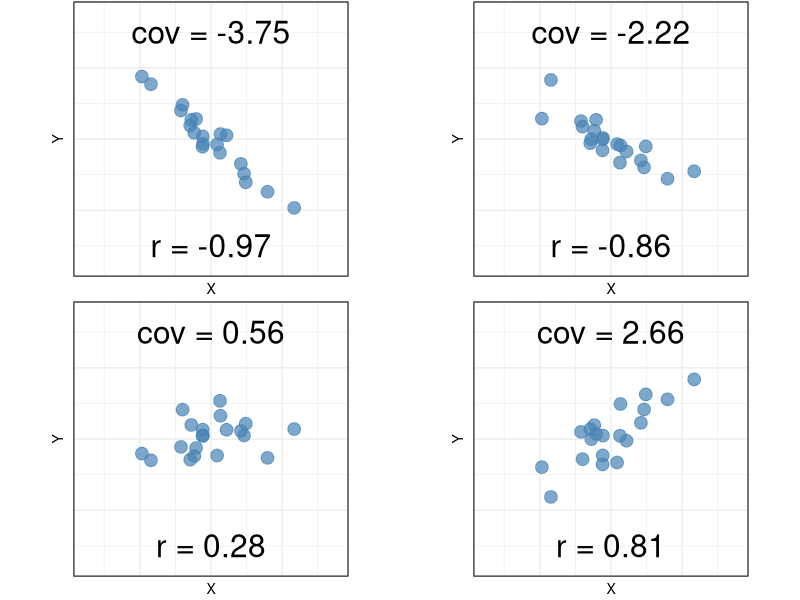
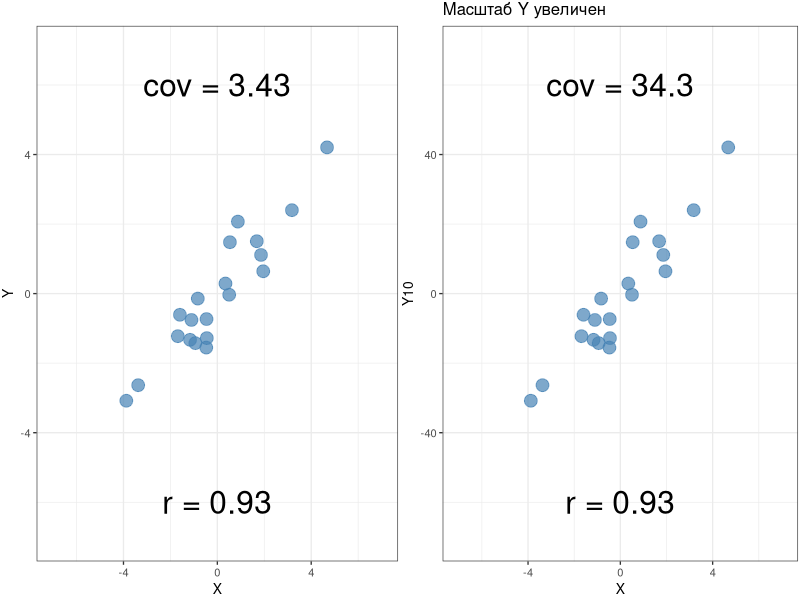
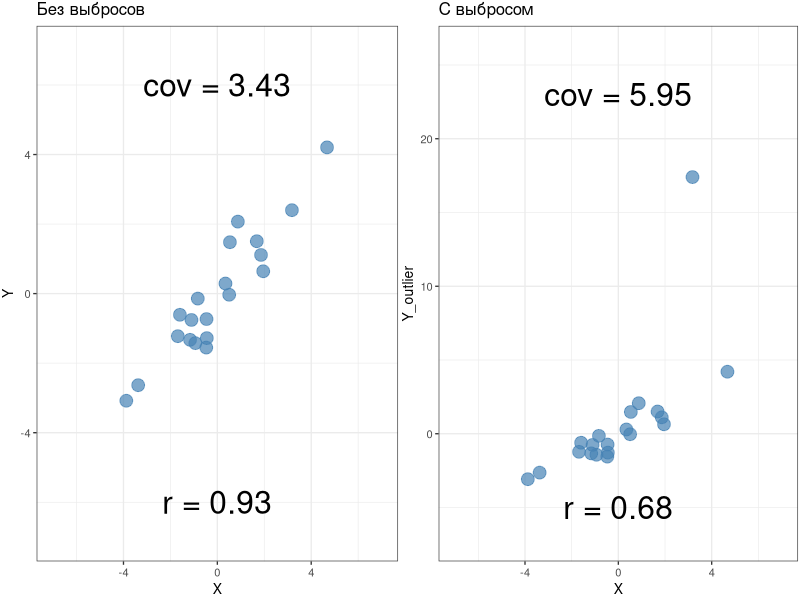
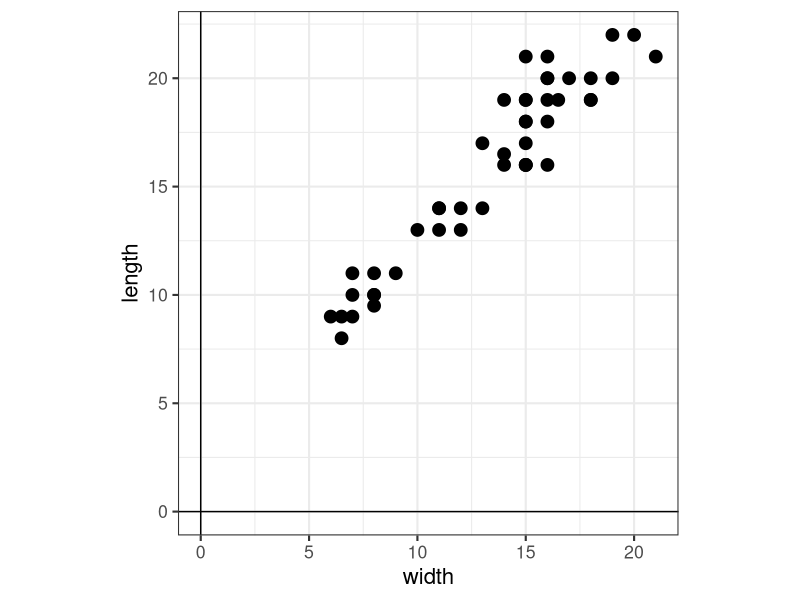
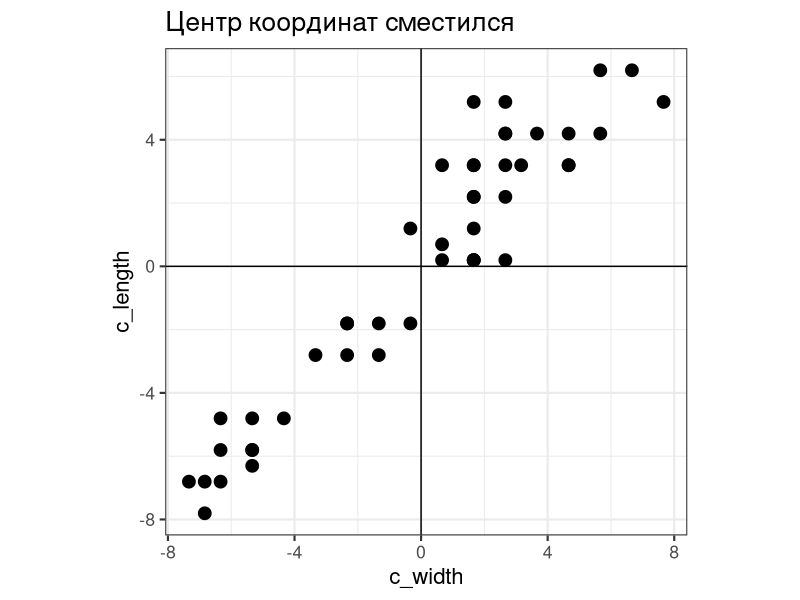
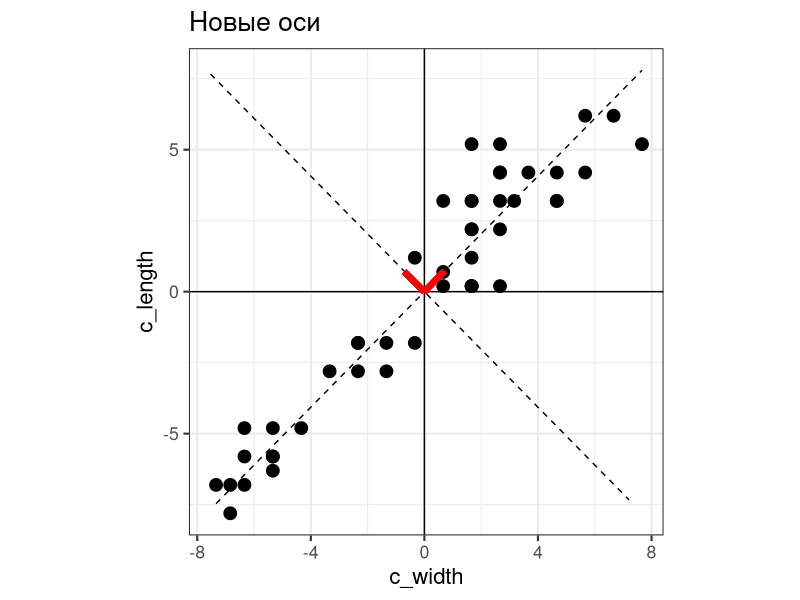
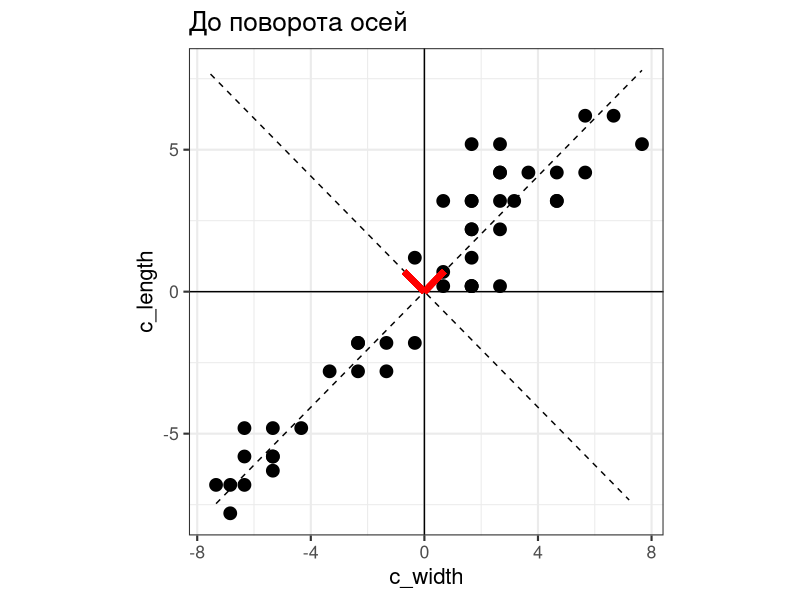
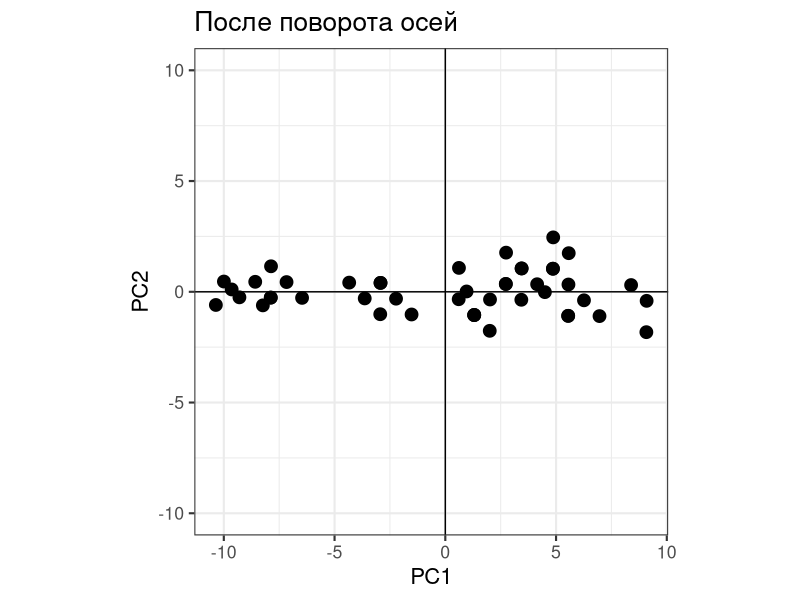

Here is the R script that generated these plots, in order:
## ---- chunk 1
# output options
options(width = 70, scipen = 6, digits = 3)
library(knitr)
# chunk default options
opts_chunk$set(fig.align='center', tidy = FALSE, fig.width = 7, fig.height = 3, warning = FALSE)
## ---- chunk 2
library(ggplot2)
library(grid)
theme_set(theme_bw(base_size = 10) + theme(legend.key = element_blank()))
update_geom_defaults("point", list(shape = 19, size = 4))
library(gridExtra)
## ---- chunk 3
A <- matrix(c( 0,  0, 10,
               0,  5, 0,
               40, 0, 0  ), ncol = 3)
## ---- chunk 4
A %*% t(A)
## ---- chunk 5
normA <-  matrix(c( 0,  0, 1,
                    0,  1, 0,
                    1,  0, 0  ), ncol = 3)
## ---- chunk 6
solve(normA)
## ---- chunk 7
t(normA)
## ---- chunk 8
set.seed(12345)
Dat <- data.frame(Sp1 = round(rnorm(7, 150, 5)), Sp2 = round(rnorm(7, 150, 5)), Sp3 = round(rnorm(7, 150, 5)), Sp4 = round(rnorm(7, 150, 5)), Sp5 = round(rnorm(7, 150, 5)) ) 
rownames(Dat) <- c("Sample1", "Sample2", "Sample3", "Sample4", "Sample5", "Sample6", "Sample7" )
Dat
## ---- chunk 9
A <- round(cor(Dat), 2)
A
## ---- chunk 10
EIG <- eigen(A)
L <- EIG$values #Вектор собственных чисел
V <- EIG$vectors #Матрица собственных векторов
## ---- chunk 11
round(t(V) - solve(V))
## ---- chunk 12
A
## ---- chunk 13
round(V %*% diag(L) %*% t(V), 2)

## ---- chunk 14
# Function adapted from http://stats.stackexchange.com/a/15035/21302
# returns a data frame of two variables which correlate with a population correlation of rho
# If desired, one of both variables can be fixed to an existing variable by specifying x
getBiCop <- function(n, rho, mar.fun=rnorm, x = NULL, ...) {
     if (!is.null(x)) {X1 <- x} else {X1 <- mar.fun(n, ...)}
     if (!is.null(x) & length(x) != n) warning("Variable x does not have the same length as n!")
     C <- matrix(rho, nrow = 2, ncol = 2)
     diag(C) <- 1
     C <- chol(C)
     X2 <- mar.fun(n)
     X <- cbind(X1,X2)
     # induce correlation (does not change X1)
     df <- X %*% C
     df <- as.data.frame(df)
     colnames(df) <- c("X", "Y")
     ## if desired: check results
     #all.equal(X1,X[,1])
     #cor(X)
     return(df)
}
corrs <- c(-0.9, -0.5, 0, 0.5, 0.9)
set.seed(245817)
dats <- lapply(corrs, getBiCop, n = 20, x = rnorm(20, sd = 1.7))

g_covr <- lapply(1:length(dats), function(i) ggplot(data = dats[[i]], aes(x = X, y = Y)) + geom_point(alpha = 0.7, colour = "steelblue") + coord_equal(xlim = c(-7, 7), ylim = c(-7, 7))+ theme(axis.text = element_blank(), axis.ticks = element_blank(), plot.margin = unit(c(0.5, 0.5, 0.5, 0.5), "mm"), axis.ticks.margin = unit(0, "mm"), panel.margin = unit(0.5, "mm")) + annotate(geom = "text", x = 0, y = 6, label = paste("cov =", round(cov(dats[[i]]$X, dats[[i]]$Y), 2)), size = 8) + annotate(geom = "text", x = 0, y = -6, label = paste("r =", round(cor(dats[[i]]$X, dats[[i]]$Y), 2)), size = 8))

## ---- chunk 15
grid.arrange(g_covr[[1]], g_covr[[2]], g_covr[[3]], g_covr[[4]],  nrow = 2)
## ---- chunk 16
set.seed(245817)
dat_scale <- getBiCop(n = 20, rho = 0.8, x = rnorm(20, sd = 1.7))
dat_scale$Y10 <- dat_scale$Y*10

g_scat <- ggplot(data = dat_scale, aes(x = X, y = Y)) +
    geom_point(alpha = 0.7, colour = "steelblue") + 
    coord_cartesian(xlim = c(-7, 7), ylim = c(-7, 7))+ 
    theme(plot.margin = unit(c(0.5, 0.5, 0.5, 0.5), "mm"), panel.margin = unit(0.5, "mm")) 

g_unscaled <- g_scat + 
    annotate(geom = "text", x = 0, y = 6, label = paste("cov =", round(cov(dat_scale$X, dat_scale$Y), 2)), size = 8) + 
    annotate(geom = "text", x = 0, y = -6, label = paste("r =", round(cor(dat_scale$X, dat_scale$Y), 2)), size = 8)

g_scaled <- g_scat + aes(y = Y10) + coord_cartesian(xlim = c(-7, 7), ylim = c(-70, 70)) + 
    annotate(geom = "text", x = 0, y = 60, label = paste("cov =", round(cov(dat_scale$X, dat_scale$Y10), 2)), size = 8) + 
    annotate(geom = "text", x = 0, y = -60, label = paste("r =", round(cor(dat_scale$X, dat_scale$Y10), 2)), size = 8)

grid.arrange(g_unscaled + ggtitle(""), g_scaled + ggtitle("Масштаб Y увеличен"), nrow = 1)
## ---- chunk 17
dat_scale$Y_outlier <- dat_scale$Y
dat_scale <- dat_scale[order(dat_scale$Y_outlier), ]
dat_scale$Y_outlier[19] <- dat_scale$Y[19] + 15

g_scat_out <- g_scat %+% dat_scale + aes(y = Y_outlier) + coord_cartesian(xlim = c(-7, 7), ylim = c(-7, 26)) + 
    annotate(geom = "text", x = 0, y = 23, label = paste("cov =", round(cov(dat_scale$X, dat_scale$Y_outlier), 2)), size = 8) + 
    annotate(geom = "text", x = 0, y = -5, label = paste("r =", round(cor(dat_scale$X, dat_scale$Y_outlier), 2)), size = 8)

grid.arrange(g_unscaled + ggtitle("Без выбросов"), g_scat_out + ggtitle("С выбросом"), nrow = 1)
## ---- chunk 18
jelly <- read.delim("data/jellyfish.csv")
library(ggplot2)
theme_set(theme_bw(base_size = 16) + theme(legend.key = element_blank()))
update_geom_defaults("point", list(shape = 19, size = 4))
p_raw <- ggplot(jelly, aes(x = width, y = length)) + 
  geom_point() + 
  geom_hline(yintercept = 0) + 
  geom_vline(xintercept = 0) + 
  coord_equal()
p_raw
## ---- chunk 19
head(jelly, 10)
## ---- chunk 20
jelly$c_width <- jelly$width - mean(jelly$width)
jelly$c_length <- jelly$length - mean(jelly$length)
jelly <- jelly[order(jelly$c_width), ]
# library(dplyr)
# jelly <- jelly %>% 
#   mutate(c_width = width - mean(width),
#          c_length = length - mean(length))

p_centered <- ggplot(jelly, aes(x = c_width, y = c_length)) + 
  geom_point() + 
  geom_hline(yintercept = 0) + 
  geom_vline(xintercept = 0) + 
  coord_equal()
p_centered + ggtitle("Центр координат сместился")
## ---- chunk 21
head(jelly[, c(1, 4:5)], 10)
## ---- chunk 22
#covariance and new axes
Covar <- cov(jelly[, c("c_width", "c_length")])
eigen_values <- eigen(Covar)$values
eigen_vectors <- eigen(Covar)$vectors


jelly$pc_axis1 <- eigen_vectors[2,1]/eigen_vectors[1,1] * jelly$c_width
jelly$pc_axis2 <- eigen_vectors[2,2]/eigen_vectors[1,2] * jelly$c_width


# plot of future axes
p_futureax <- ggplot(jelly, aes(x = c_width, y = c_length)) + 
  geom_point() + 
  geom_hline(yintercept = 0) + 
  geom_vline(xintercept = 0) +
  geom_line(aes(x = c_width, y = pc_axis1), linetype = "dashed") +
  geom_line(aes(x = pc_axis2, y = c_width), linetype = "dashed") + 
  coord_equal() +
  geom_segment(aes(x = 0, y = 0, xend = eigen_vectors[1, 1], yend = eigen_vectors[2,1]), colour = "red", size = 2) + 
  geom_segment(aes(x = 0, y = 0, xend = eigen_vectors[1, 2], yend = eigen_vectors[2,2]), colour = "red", size = 2)

p_futureax + ggtitle("Новые оси")
## ---- chunk 23
Covar
## ---- chunk 24
eigen_values
## ---- chunk 25
eigen_vectors
## ---- chunk 26
p_futureax + ggtitle("До поворота осей")
# p_futureax + 
#   geom_line(aes(x = c_width, y = predict(lm(c_length ~ c_width))), colour = "red", size = 1) + 
#   geom_line(aes(x = predict(lm(c_width ~ c_length)), y = c_length), colour = "steelblue", size = 1)
## ---- chunk 27
# row_feature_vec <- t(eigen_vectors)
# row_data_centered <- t(jelly[, 4:5])
# findat <- row_feature_vec %*% row_data_centered
# fincoord <- as.data.frame(t(findat))

fincoord <- as.matrix(jelly[,4:5]) %*% eigen_vectors

fincoord <- as.data.frame(fincoord)

colnames(fincoord) <- c("PC1", "PC2")

p_rotated <- ggplot(fincoord, aes(x = PC1, y = PC2)) +
  geom_point() +   
  geom_hline(yintercept = 0) + 
  geom_vline(xintercept = 0) + 
  coord_equal(ratio = 1, ylim = c(-10, 10))

p_rotated + ggtitle("После поворота осей")


# Можно добыть данные обратно
# row_data_backtransformed <- t(row_feature_vec) %*% findat
# row_data_orig <- t(row_feature_vec) %*% findat + orig_mean

# То же самое в vegan
# Вектора масштабированы
# library(vegan)
# jelly_pca <- rda(jelly[, 4:5], scale = TRUE)
# biplot(jelly_pca) 
# spec <- as.data.frame(scores(jelly_pca, display=c("sites"), scaling = 3))
# vars <- as.data.frame(scores(jelly_pca, display=c("species"), scaling = 3))
# p_rotated + geom_segment(data = jelly_vars, aes(x = 0, y = 0, xend = PC1, yend = PC2, label = rownames(jelly_vars))) + coord_equal(xlim = c(-3.5, 4.5), ylim = c(-1, 1))
## ---- chunk 28
SVD <-svd(jelly[,4:5])
U <- SVD$u
V <- SVD$v
D <- SVD$d
## ---- chunk 29
qplot(fincoord$PC1, U %*% diag(D) [,1], geom = "point") + labs(x="PC1")
## ---- chunk 30
eigen_vectors
## ---- chunk 31
V
## ---- chunk 32
p_rotated + 
  aes(colour = jelly$location) + 
  scale_color_brewer("Location", palette = "Set1") +
  coord_equal()
## ---- chunk 33
#library(XLConnect, quietly = TRUE)
# protein <- readWorksheetFromFile(file="protein.xls", sheet = 1)
protein <- read.table(file="data/protein.csv", sep="\t", dec=".", header=TRUE)
protein$region <- factor(protein$region)
rownames(protein) <- protein$country
head(protein)
## ---- chunk 34
library(vegan)
ord_nmds <- metaMDS(protein[, 3:ncol(protein)], distance = "euclidean", trace = 0)
ef <- envfit(ord_nmds, protein[, 3:ncol(protein)])
plot(ord_nmds, display = "site", type = "t", cex = 0.8)
plot(ef)
## ---- chunk 35
prot_pca <- rda(protein[, -c(1, 2)], scale = TRUE)
## ---- chunk 36
eigenvals(prot_pca) # собственные числа
bstick(prot_pca) # ожидаемое по Brocken Stick Model
## ---- chunk 37
# Вам понадобятся
# geom_line(aes(group = 1))
# geom_point()
## ---- chunk 38
screeplot(prot_pca, type = "lines", bstick = TRUE) # график собственных чисел

## ---- chunk 39
# Данные для ggplot
eig <- data.frame(pc = factor(1:length(eigenvals(prot_pca))),
           eigenval = as.vector(eigenvals(prot_pca)), 
           bstick = bstick(prot_pca))
# График
eig_p_kaiser <- ggplot(eig, aes(x = pc, y = eigenval)) + 
  geom_line(aes(group = 1), colour = "red") + geom_point(colour = "red") + 
  geom_hline(yintercept = mean(eigenvals(prot_pca)), colour = "gray70") +
  labs(x = "Компоненты", y = "Собственные числа")
# график с brocken stick model
eig_p_bstick <- eig_p_kaiser + 
  geom_line(aes(x = pc, y = bstick, group = 1)) + 
  geom_point(aes(x = pc, y = bstick))

eig_p_bstick

## ---- chunk 40
scores(prot_pca, display = "species", 
       choices = c(1, 2, 3), scaling = 0)
## ---- chunk 41
scores(prot_pca, display = "species", 
       choices = c(1, 2, 3), scaling = 0)
## ---- chunk 42
df <- data.frame(
  scaling = c("1", "2", "3", "0"),
  bip = c("биплот расстояний", "биплот корреляций", "", ""),
  scaled = c("координаты объектов масштабированы (х корень из соб. чисел)", "координаты признаков масштабированы (х корень из соб. чисел)", "масштабированы координаты объектов и признаков (х корень 4-й степени из соб. чисел)", "нет масштабирования"),
  dist = c("апроксимируют евклидовы", "НЕ апроксимируют евклидовы", "", ""),
  ang = c("нет смысла", "отражают корреляции", "", "")
  )

colnames(df) <- c("scaling", "Название графика", "Масштаб", "Расстояния между объектами", "Углы между векторами")

kable(df)
## ---- chunk 43
biplot(prot_pca, display = "species", scaling = 2)
## ---- chunk 44
scores(prot_pca, display = "species", 
       choices = c(1, 2, 3), scaling = 2)
## ---- chunk 45
df_load <- as.data.frame(scores(prot_pca, display = "species", 
                                choices = c(1, 2, 3), scaling = 2))
# поправки для размещения подписей
df_load$hjust[df_load$PC1 >= 0] <- -0.1
df_load$hjust[df_load$PC1 < 0] <- 1
df_load$vjust[df_load$PC2 >= 0] <- -0.1
df_load$vjust[df_load$PC2 < 0] <- 1
library(grid) # для стрелочек
ar <- arrow(length = unit(0.25, "cm"))

p_load <- ggplot(df_load) + 
  geom_text(aes(x = PC1, y = PC2, label = rownames(df_load)), 
            size = 5, vjust = df_load$vjust, hjust = df_load$hjust) + 
  geom_segment(aes(x = 0, y = 0, xend = PC1, yend = PC2), 
               colour = "grey40", arrow = ar) + 
  coord_equal(xlim = c(-1.9, 1.9), ylim = c(-1.9, 1.9))
p_load
## ---- chunk 46
biplot(prot_pca, display = "sites")
## ---- chunk 47
# Значения факторов (= факторные координаты)
head(scores(prot_pca, display = "sites", choices = c(1, 2, 3), scaling = 1))
## ---- chunk 48
df_scores <- data.frame(protein[, 1:2],
  scores(prot_pca, display = "sites", choices = c(1, 2, 3), scaling = 1))

p_scores <- ggplot(df_scores, aes(x = PC1, y = PC2, colour = region)) + geom_point() + 
  geom_text(aes(label = country), hjust = 1, vjust = -1) + 
  coord_equal(xlim = c(-1.4, 1.4), ylim = c(-1.4, 1.4))
p_scores
## ---- chunk 49
library(gridExtra)
grid.arrange(p_load, p_scores, ncol = 2, widths = c(0.40, 0.60))
## ---- chunk 50
nMDS <- ggplot(as.data.frame(metaMDS(protein[, -c(1:2)])$points), aes(x=MDS1, y=MDS2)) + geom_point(aes(color = protein$region))

## ---- chunk 51
p_scores + guides(color=FALSE)
nMDS + guides(color=FALSE)
## ---- chunk 52
# Значения факторов (= факторные координаты)
head(scores(prot_pca, display = "sites", 
       choices = c(1, 2, 3), scaling = 1))
## ---- chunk 53
# Значения факторов (= факторные координаты)
df <- data.frame(region = protein$region,
  scores(prot_pca, display = "sites", choices = c(1, 2, 3), scaling = 1))
mod <- lm(PC1 ~ region, data = df)
anova(mod)
## ---- chunk 54
mod_diag <- fortify(mod)
res_p <- ggplot(data = mod_diag, aes(x = .fitted, y = .stdresid)) + geom_point(aes(size = .cooksd)) + geom_hline(yintercept = 0) + geom_smooth(method="loess", se=FALSE) 
mean_val <- mean(mod_diag$.stdresid)
sd_val <- sd(mod_diag$.stdresid)
norm_p <- ggplot(mod_diag, aes(sample = .stdresid)) + geom_point(stat = "qq") + geom_abline(intercept = mean_val, slope = sd_val)
grid.arrange(res_p, norm_p, ncol = 2, widths = c(0.55, 0.45))
## ---- chunk 55
df$region <- reorder(df$region, df$PC1, FUN=mean)
ggplot(df, aes(x = region, y = PC1, colour = region)) + 
  stat_summary(geom = "pointrange", fun.data = "mean_cl_boot", size = 1) + 
  theme(axis.text.x = element_text(angle = 30, vjust = 1, hjust = 1)) 
## ---- chunk 56
TukeyHSD(aov(mod))
